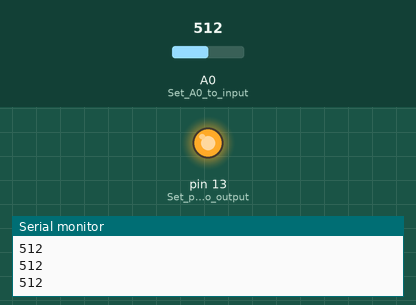
The sketch below on a simulated Arduino Uno, built with avr-gcc and run on an emulated ATmega328P. On the bench: output pins drawn as LEDs (lit = HIGH), the last lines printed to the serial monitor. Inputs (shaded band) come from the test bench; at power-on: A0 (Set_A0_to_input) = 512.

Above: at 1.2 s.
1.3 s: A0 (Set_A0_to_input) set to 23
2.8 s: A0 (Set_A0_to_input) set to 18
At 3.7 s:
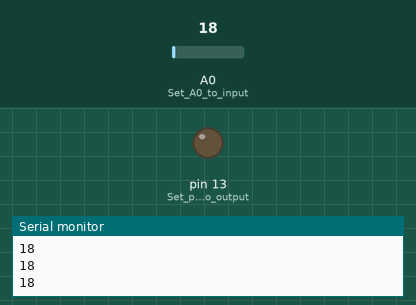
4.4 s: A0 (Set_A0_to_input) set to 122
At 5.0 s:
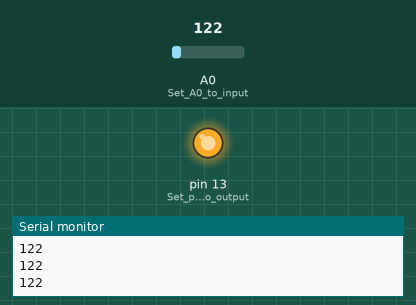
6.0 s: A0 (Set_A0_to_input) set to 10
At 7.5 s:
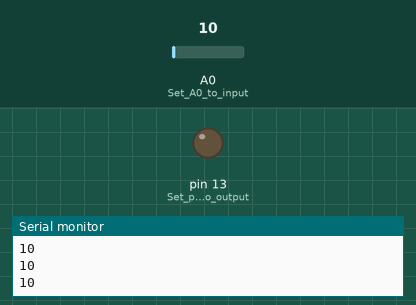
Timing chart, 0 to 8.6 s (numbered marks = the images above; inputs shaded):
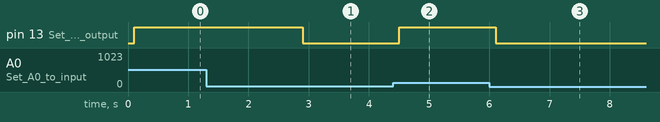

The sketch:

KnowFlow_03_Analog_LED_v0.0.ino
```cpp
void setup()
{
  Serial.begin(9600);     //  Set serial baud rate to 9600 bps
  pinMode(A0,INPUT);      //  Set A0 to input
  pinMode(13,OUTPUT);     //  Set pin 13 to output
}
void loop()
{
  int val;
  val=analogRead(0);      //  Read slider value from analog 0
  Serial.println(val,DEC);//  Print the DEC value to serial port
  delay(100);
  if(val>20)
  {
    digitalWrite(13,HIGH);
    delay(100);
  }else{
    digitalWrite(13,LOW);
    delay(100);
  }
}
```

Measured:
- the behaviour switches between 21 and 20 on A0 (Set_A0_to_input) (found by bisection; images 0 and 1)
- after the input at 2.8 s, pin 13 (Set_pin_13_to_output): HIGH → LOW after 0.10 s
- after the input at 4.4 s, pin 13 (Set_pin_13_to_output): LOW → HIGH after 0.11 s
- after the input at 6.0 s, pin 13 (Set_pin_13_to_output): HIGH → LOW after 0.11 s
